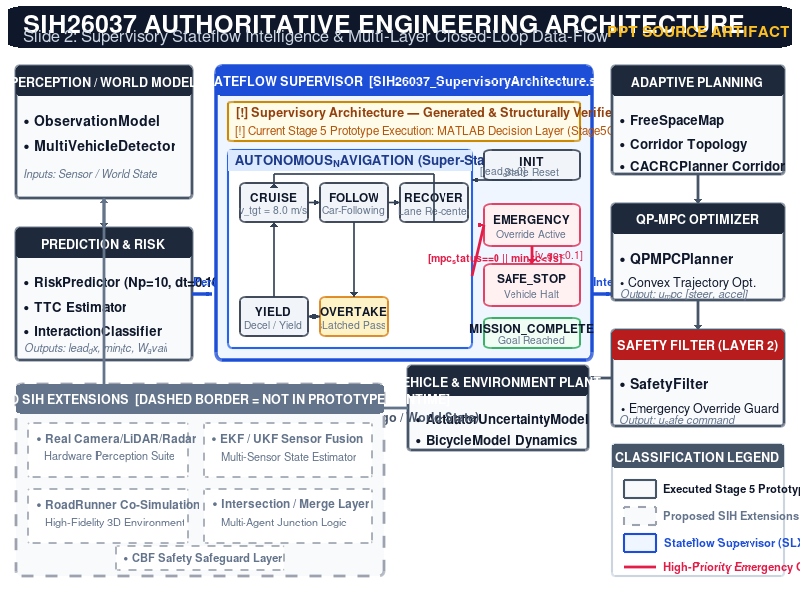
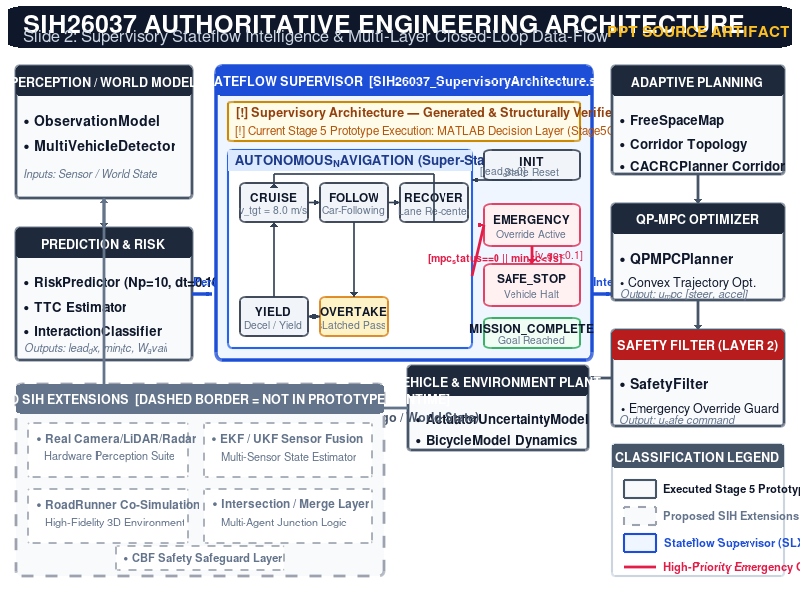
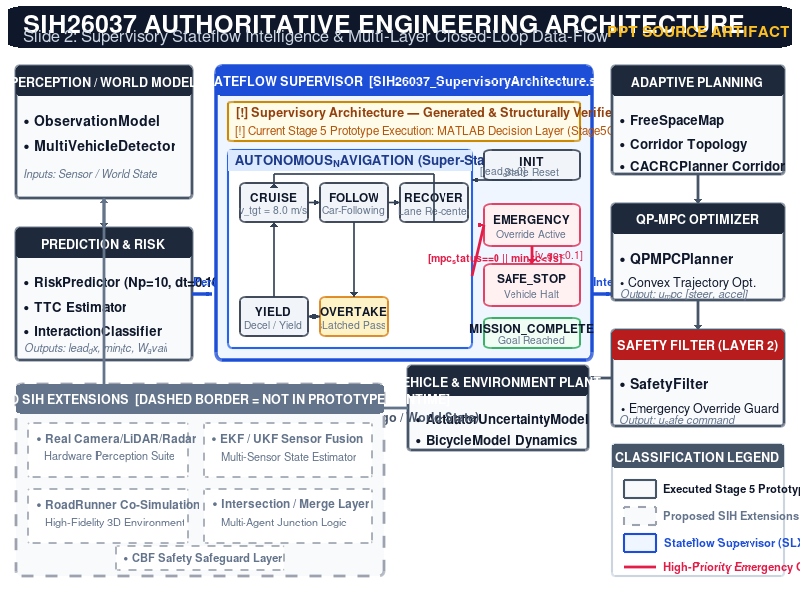

MATLAB code for these plots, in order:
function render_slide2_architecture()
    % RENDER_SLIDE2_ARCHITECTURE Generates Slide 2 Engineering Architecture Artifacts
    %
    % Creates high-resolution SVG, PDF, and 300 DPI PNG diagrams of the
    % SIH26037 Supervisory Architecture and Closed-Loop Data-Flow.
    
    fprintf('=== Generating Slide 2 Architecture Engineering Diagram ===\n');
    
    % Set up figure (16:9 Landscape aspect ratio)
    fig = figure('Visible', 'off', 'Color', [1 1 1], 'Units', 'pixels', 'Position', [100 100 1920 1080]);
    ax = axes('Parent', fig, 'Position', [0 0 1 1], 'XLim', [0 100], 'YLim', [0 100]);
    hold(ax, 'on');
    axis(ax, 'off');
    
    % Color Palette Definitions
    c_navy       = [15 23 42] / 255;    % #0F172A - Primary dark navy header
    c_blue_bg    = [239 246 255] / 255; % #EFF6FF - Stateflow background fill
    c_blue_border= [29 78 216] / 255;  % #1D4ED8 - Stateflow primary border
    c_slate_bg   = [248 250 252] / 255; % #F8FAFC - Subsystem background fill
    c_slate_border=[71 85 105] / 255;   % #475569 - Solid subsystem border
    c_state_bg   = [255 255 255] / 255; % #FFFFFF - State card fill
    c_state_border=[30 41 59] / 255;    % #1E293B - State card border
    c_red_border = [225 29 72] / 255;   % #E11D48 - Emergency state border
    c_red_bg     = [255 241 242] / 255; % #FFF1F2 - Emergency fill
    c_green_bg   = [240 253 244] / 255; % #F0FDF4 - Complete fill
    c_green_border=[22 163 74] / 255;   % #16A34A - Complete border
    c_yellow_bg  = [254 252 232] / 255; % #FEFCE8 - Callout fill
    c_yellow_bdr = [202 138 4] / 255;   % #CA8A04 - Callout border
    c_prop_bg    = [249 250 251] / 255; % #F9FAFB - Proposed fill
    c_prop_border= [156 163 175] / 255; % #9CA3AF - Proposed dashed border
    c_text_dark  = [15 23 42] / 255;    % #0F172A
    c_text_muted = [100 116 139] / 255; % #64748B
    
    % -------------------------------------------------------------------------
    % 1. TOP HEADER BANNER
    % -------------------------------------------------------------------------
    rectangle('Position', [1 92 98 7], 'FaceColor', c_navy, 'EdgeColor', 'none', 'Curvature', [0.05 0.2]);
    text(3, 96.2, 'SIH26037 AUTHORITATIVE ENGINEERING ARCHITECTURE', 'FontSize', 18, 'FontWeight', 'bold', 'Color', [1 1 1], 'Interpreter', 'none');
    text(3, 93.8, 'Slide 2: Supervisory Stateflow Intelligence & Multi-Layer Closed-Loop Data-Flow', 'FontSize', 12, 'Color', [203 213 225]/255, 'Interpreter', 'none');
    text(76, 95.0, 'PPT SOURCE ARTIFACT', 'FontSize', 11, 'FontWeight', 'bold', 'Color', [251 191 36]/255, 'Interpreter', 'none');

    % -------------------------------------------------------------------------
    % 2. LEFT SIDE PIPELINE: PERCEPTION & PREDICTION (Solid Border)
    % -------------------------------------------------------------------------
    % Perception Block
    draw_box(2, 67, 22, 22, c_slate_bg, c_slate_border, 2, '-');
    draw_header_bar(2, 84, 22, 5, [30 41 59]/255, 'PERCEPTION / WORLD MODEL');
    text(3, 80, '\bullet ObservationModel', 'FontSize', 10, 'FontWeight', 'bold', 'Color', c_text_dark);
    text(3, 76, '\bullet MultiVehicleDetector', 'FontSize', 10, 'FontWeight', 'bold', 'Color', c_text_dark);
    text(3, 71, 'Inputs: Sensor / World State', 'FontSize', 8, 'FontAngle', 'italic', 'Color', c_text_muted);

    % Arrow: Perception -> Prediction
    draw_arrow([13 13], [67 62], c_slate_border, 2, 'down');

    % Prediction Block
    draw_box(2, 40, 22, 22, c_slate_bg, c_slate_border, 2, '-');
    draw_header_bar(2, 57, 22, 5, [30 41 59]/255, 'PREDICTION & RISK');
    text(3, 53, '\bullet RiskPredictor (Np=10, dt=0.10s)', 'FontSize', 9.5, 'FontWeight', 'bold', 'Color', c_text_dark);
    text(3, 49, '\bullet TTC Estimator', 'FontSize', 9.5, 'FontWeight', 'bold', 'Color', c_text_dark);
    text(3, 45, '\bullet InteractionClassifier', 'FontSize', 9.5, 'FontWeight', 'bold', 'Color', c_text_dark);
    text(3, 42, 'Outputs: lead_dx, min_ttc, W_avail', 'FontSize', 8, 'FontAngle', 'italic', 'Color', c_text_muted);

    % Arrow: Prediction -> Stateflow
    draw_arrow([24 26.5], [51 51], c_blue_border, 2.5, 'right');
    text(24.2, 53, 'Perception/Risk Data', 'FontSize', 8, 'FontWeight', 'bold', 'Color', c_blue_border);

    % -------------------------------------------------------------------------
    % 3. CENTERPIECE: STATEFLOW SUPERVISORY ARCHITECTURE (Solid Border)
    % -------------------------------------------------------------------------
    draw_box(27, 40, 47, 49, c_blue_bg, c_blue_border, 2.5, '-');
    draw_header_bar(27, 84, 47, 5, c_blue_border, 'STATEFLOW SUPERVISOR  [SIH26037_SupervisoryArchitecture.slx]');

    % Callout Annotation Box (Important Disclaimer)
    draw_box(28.5, 76.5, 44, 6.5, c_yellow_bg, c_yellow_bdr, 1.5, '-');
    text(29.5, 81.2, '[!] Supervisory Architecture — Generated & Structurally Verified in SLX', 'FontSize', 9, 'FontWeight', 'bold', 'Color', [146 64 14]/255);
    text(29.5, 78.2, '[!] Current Stage 5 Prototype Execution: MATLAB Decision Layer (Stage5CoordinationController.m)', 'FontSize', 8.5, 'Color', [180 83 9]/255);

    % Super-State: AUTONOMOUS_NAVIGATION
    draw_box(28.5, 42, 30.5, 33, [255 255 255]/255, [37 99 235]/255, 1.5, '-');
    rectangle('Position', [28.5 71.5 30.5 3.5], 'FaceColor', [219 234 254]/255, 'EdgeColor', 'none');
    text(29.5, 73.2, 'AUTONOMOUS_NAVIGATION (Super-State)', 'FontSize', 9.5, 'FontWeight', 'bold', 'Color', [30 58 138]/255);

    % Sub-States inside AUTONOMOUS_NAVIGATION
    % CRUISE
    draw_state_card(30, 63, 8.5, 6.5, 'CRUISE', 'v_tgt = 8.0 m/s', [241 245 249]/255, c_state_border);
    % FOLLOW
    draw_state_card(40, 63, 8.5, 6.5, 'FOLLOW', 'Car-Following', [241 245 249]/255, c_state_border);
    % RECOVER
    draw_state_card(50, 63, 8.5, 6.5, 'RECOVER', 'Lane Re-center', [241 245 249]/255, c_state_border);
    % YIELD
    draw_state_card(30, 44, 8.5, 6.5, 'YIELD', 'Decel / Yield', [241 245 249]/255, c_state_border);
    % OVERTAKE
    draw_state_card(40, 44, 8.5, 6.5, 'OVERTAKE', 'Latched Pass', [254 243 199]/255, [217 119 6]/255);

    % Inner Sub-State Transitions
    draw_arrow([38.5 40], [66.25 66.25], [51 65 85]/255, 1.2, 'right'); % CRUISE -> FOLLOW
    draw_arrow([48.5 50], [66.25 66.25], [51 65 85]/255, 1.2, 'right'); % FOLLOW -> RECOVER (via OVERTAKE)
    draw_arrow([44.25 44.25], [63 50.5], [51 65 85]/255, 1.2, 'down');   % FOLLOW -> OVERTAKE
    draw_arrow([40 38.5], [47.25 47.25], [51 65 85]/255, 1.2, 'left');   % OVERTAKE -> YIELD (Abort)
    draw_arrow([34.25 34.25], [50.5 63], [51 65 85]/255, 1.2, 'up');     % YIELD -> CRUISE / FOLLOW
    draw_arrow([38.5 40], [47.25 47.25], [51 65 85]/255, 1.2, 'right'); % YIELD -> OVERTAKE
    draw_arrow([54.25 54.25 34.25 34.25], [63 71 71 69.5], [51 65 85]/255, 1.2, 'up'); % RECOVER -> CRUISE

    % Outside Top-Level States
    % INIT
    draw_state_card(60.5, 70, 12, 5, 'INIT', 'State Reset', [241 245 249]/255, c_state_border);
    draw_arrow([66.5 59], [70 70], [51 65 85]/255, 1.2, 'left'); text(60, 71.5, '[lead_dx>0]', 'FontSize', 7.5, 'Color', c_text_muted);

    % EMERGENCY
    draw_state_card(60.5, 59, 12, 7, 'EMERGENCY', 'Override Active', c_red_bg, c_red_border);
    % SAFE_STOP
    draw_state_card(60.5, 49, 12, 7, 'SAFE_STOP', 'Vehicle Halt', c_red_bg, c_red_border);
    % MISSION_COMPLETE
    draw_state_card(60.5, 42, 12, 5, 'MISSION_COMPLETE', 'Goal Reached', c_green_bg, c_green_border);

    % Critical Transitions
    draw_arrow([59 60.5], [54 62.5], c_red_border, 2, 'right');
    text(53.5, 57, '[mpc_status==0 || min_ttc<1s]', 'FontSize', 7.5, 'FontWeight', 'bold', 'Color', c_red_border);
    draw_arrow([66.5 66.5], [59 56], c_red_border, 2, 'down');
    text(67, 57.5, '[v_ego<0.1]', 'FontSize', 7.5, 'Color', c_red_border);

    % Arrow: Stateflow -> Adaptive Planning
    draw_arrow([74 76.5], [51 51], c_blue_border, 2.5, 'right');
    text(74.2, 53, 'Intent + Target V', 'FontSize', 8, 'FontWeight', 'bold', 'Color', c_blue_border);

    % -------------------------------------------------------------------------
    % 4. RIGHT SIDE PIPELINE: PLANNING, MPC & SAFETY (Solid Border)
    % -------------------------------------------------------------------------
    % Adaptive Planning Block
    draw_box(76.5, 71, 21.5, 18, c_slate_bg, c_slate_border, 2, '-');
    draw_header_bar(76.5, 84, 21.5, 5, [30 41 59]/255, 'ADAPTIVE PLANNING');
    text(77.5, 80, '\bullet FreeSpaceMap', 'FontSize', 9.5, 'FontWeight', 'bold', 'Color', c_text_dark);
    text(77.5, 76, '\bullet Corridor Topology', 'FontSize', 9.5, 'FontWeight', 'bold', 'Color', c_text_dark);
    text(77.5, 72.5, '\bullet CACRCPlanner Corridor', 'FontSize', 9.5, 'FontWeight', 'bold', 'Color', c_text_dark);

    % Arrow: Planning -> QP-MPC
    draw_arrow([87.25 87.25], [71 66], c_slate_border, 2, 'down');

    % QP-MPC Block
    draw_box(76.5, 50, 21.5, 16, c_slate_bg, c_slate_border, 2, '-');
    draw_header_bar(76.5, 61, 21.5, 5, [30 41 59]/255, 'QP-MPC OPTIMIZER');
    text(77.5, 57, '\bullet QPMPCPlanner', 'FontSize', 10, 'FontWeight', 'bold', 'Color', c_text_dark);
    text(77.5, 53, '\bullet Convex Trajectory Opt.', 'FontSize', 9, 'Color', c_text_dark);
    text(77.5, 51, 'Output: u_mpc [steer, accel]', 'FontSize', 8, 'FontAngle', 'italic', 'Color', c_text_muted);

    % Arrow: QP-MPC -> Safety Filter
    draw_arrow([87.25 87.25], [50 45], c_slate_border, 2, 'down');

    % Safety Filter Block
    draw_box(76.5, 29, 21.5, 16, c_slate_bg, c_slate_border, 2, '-');
    draw_header_bar(76.5, 40, 21.5, 5, [185 28 28]/255, 'SAFETY FILTER (LAYER 2)');
    text(77.5, 36, '\bullet SafetyFilter', 'FontSize', 10, 'FontWeight', 'bold', 'Color', c_text_dark);
    text(77.5, 32, '\bullet Emergency Override Guard', 'FontSize', 9, 'Color', c_text_dark);
    text(77.5, 30, 'Output: u_safe command', 'FontSize', 8, 'FontAngle', 'italic', 'Color', c_text_muted);

    % Arrow: Safety Filter -> Vehicle Plant
    draw_arrow([76.5 73.5], [37 37], c_slate_border, 2, 'left');

    % -------------------------------------------------------------------------
    % 5. BOTTOM PIPELINE: VEHICLE PLANT & CLOSED-LOOP FEEDBACK (Solid Border)
    % -------------------------------------------------------------------------
    draw_box(51, 25, 22.5, 14, c_slate_bg, c_slate_border, 2, '-');
    draw_header_bar(51, 34, 22.5, 5, [30 41 59]/255, 'VEHICLE & ENVIRONMENT PLANT');
    text(52, 30, '\bullet ActuatorUncertaintyModel', 'FontSize', 9.5, 'FontWeight', 'bold', 'Color', c_text_dark);
    text(52, 26.5, '\bullet BicycleModel Dynamics', 'FontSize', 9.5, 'FontWeight', 'bold', 'Color', c_text_dark);

    % Feedback Loop Arrow (Vehicle -> Perception)
    draw_arrow([51 13 13], [32 32 67], [100 116 139]/255, 2, 'up');
    text(24, 30.5, 'Closed-Loop State Feedback (Ego / World State)', 'FontSize', 9, 'FontWeight', 'bold', 'Color', [71 85 105]/255);

    % -------------------------------------------------------------------------
    % 6. PROPOSED SIH EXTENSIONS (Dashed Border = Not in Prototype Runtime)
    % -------------------------------------------------------------------------
    draw_box(2, 4, 46, 32, c_prop_bg, c_prop_border, 2, '--');
    draw_header_bar(2, 31, 46, 5, [100 116 139]/255, 'PROPOSED SIH EXTENSIONS  [DASHED BORDER = NOT IN PROTOTYPE RUNTIME]');

    % Extension Cards
    draw_box(3.5, 20.5, 20, 9, [255 255 255]/255, c_prop_border, 1.2, '--');
    text(4.5, 27, '\bullet Real Camera/LiDAR/Radar', 'FontSize', 8.5, 'FontWeight', 'bold', 'Color', c_text_muted);
    text(4.5, 24, '   Hardware Perception Suite', 'FontSize', 8, 'Color', c_text_muted);

    draw_box(25.5, 20.5, 21, 9, [255 255 255]/255, c_prop_border, 1.2, '--');
    text(26.5, 27, '\bullet EKF / UKF Sensor Fusion', 'FontSize', 8.5, 'FontWeight', 'bold', 'Color', c_text_muted);
    text(26.5, 24, '   Multi-Sensor State Estimator', 'FontSize', 8, 'Color', c_text_muted);

    draw_box(3.5, 9.5, 20, 9, [255 255 255]/255, c_prop_border, 1.2, '--');
    text(4.5, 16, '\bullet RoadRunner Co-Simulation', 'FontSize', 8.5, 'FontWeight', 'bold', 'Color', c_text_muted);
    text(4.5, 13, '   High-Fidelity 3D Environment', 'FontSize', 8, 'Color', c_text_muted);

    draw_box(25.5, 9.5, 21, 9, [255 255 255]/255, c_prop_border, 1.2, '--');
    text(26.5, 16, '\bullet Intersection / Merge Layer', 'FontSize', 8.5, 'FontWeight', 'bold', 'Color', c_text_muted);
    text(26.5, 13, '   Multi-Agent Junction Logic', 'FontSize', 8, 'Color', c_text_muted);

    draw_box(14.5, 5, 21, 4, [255 255 255]/255, c_prop_border, 1.2, '--');
    text(15.5, 7, '\bullet CBF Safety Safeguard Layer', 'FontSize', 8, 'FontWeight', 'bold', 'Color', c_text_muted);

    % -------------------------------------------------------------------------
    % 7. ARCHITECTURAL CLASSIFICATION LEGEND (Bottom Right)
    % -------------------------------------------------------------------------
    draw_box(76.5, 4, 21.5, 22, [255 255 255]/255, [203 213 225]/255, 1.5, '-');
    draw_header_bar(76.5, 22, 21.5, 4, [71 85 105]/255, 'CLASSIFICATION LEGEND');

    % Legend Items
    % Solid Box
    rectangle('Position', [78 17 4 3], 'FaceColor', c_slate_bg, 'EdgeColor', c_slate_border, 'LineWidth', 1.5, 'LineStyle', '-');
    text(83, 18.5, 'Executed Stage 5 Prototype (MATLAB)', 'FontSize', 8, 'FontWeight', 'bold', 'Color', c_text_dark);

    % Dashed Box
    rectangle('Position', [78 12.5 4 3], 'FaceColor', c_prop_bg, 'EdgeColor', c_prop_border, 'LineWidth', 1.5, 'LineStyle', '--');
    text(83, 14, 'Proposed SIH Extensions (Conceptual)', 'FontSize', 8, 'FontWeight', 'bold', 'Color', c_text_muted);

    % Blue Box
    rectangle('Position', [78 8 4 3], 'FaceColor', c_blue_bg, 'EdgeColor', c_blue_border, 'LineWidth', 1.5, 'LineStyle', '-');
    text(83, 9.5, 'Stateflow Supervisor (SLX Verified)', 'FontSize', 8, 'FontWeight', 'bold', 'Color', c_blue_border);

    % Red Line
    plot([78 82], [5.5 5.5], 'Color', c_red_border, 'LineWidth', 2);
    text(83, 5.5, 'High-Priority Emergency Override', 'FontSize', 8, 'FontWeight', 'bold', 'Color', c_red_border);

    % -------------------------------------------------------------------------
    % EXPORT HIGH-RESOLUTION ARTIFACTS
    % -------------------------------------------------------------------------
    output_dir = fullfile(pwd, 'artifacts');
    if ~exist(output_dir, 'dir')
        mkdir(output_dir);
    end

    png_path = fullfile(output_dir, 'SIH26037_Slide2_Architecture.png');
    svg_path = fullfile(output_dir, 'SIH26037_Slide2_Architecture.svg');
    pdf_path = fullfile(output_dir, 'SIH26037_Slide2_Architecture.pdf');

    % Export PNG at 300 DPI
    print(fig, png_path, '-dpng', '-r300');
    fprintf('SUCCESS: Exported 300 DPI PNG to: %s\n', png_path);

    % Export SVG
    try
        print(fig, svg_path, '-dsvg');
        fprintf('SUCCESS: Exported SVG to: %s\n', svg_path);
    catch ME
        fprintf('WARNING: SVG export via print failed: %s\n', ME.message);
    end

    % Export PDF (Vector format)
    try
        exportgraphics(fig, pdf_path, 'ContentType', 'vector');
        fprintf('SUCCESS: Exported Vector PDF to: %s\n', pdf_path);
    catch ME
        fprintf('WARNING: PDF export failed: %s\n', ME.message);
    end

    close(fig);
    fprintf('=== Architecture Diagram Generation Complete ===\n');
end

% -----------------------------------------------------------------------------
% HELPER GRAPHICS FUNCTIONS
% -----------------------------------------------------------------------------
function draw_box(x, y, w, h, bg_color, border_color, lw, style)
    rectangle('Position', [x y w h], 'FaceColor', bg_color, 'EdgeColor', border_color, ...
              'LineWidth', lw, 'LineStyle', style, 'Curvature', [0.03 0.05]);
end

function draw_header_bar(x, y, w, h, bg_color, title_str)
    rectangle('Position', [x y w h], 'FaceColor', bg_color, 'EdgeColor', 'none', 'Curvature', [0.05 0.2]);
    text(x + w/2, y + h/2, title_str, 'FontSize', 9, 'FontWeight', 'bold', ...
         'Color', [1 1 1], 'HorizontalAlignment', 'center', 'VerticalAlignment', 'middle', 'Interpreter', 'none');
end

function draw_state_card(x, y, w, h, title_str, sub_str, bg_color, border_color)
    rectangle('Position', [x y w h], 'FaceColor', bg_color, 'EdgeColor', border_color, ...
              'LineWidth', 1.2, 'Curvature', [0.15 0.2]);
    text(x + w/2, y + h*0.65, title_str, 'FontSize', 8.5, 'FontWeight', 'bold', ...
         'Color', [15 23 42]/255, 'HorizontalAlignment', 'center', 'Interpreter', 'none');
    text(x + w/2, y + h*0.30, sub_str, 'FontSize', 7.5, 'Color', [100 116 139]/255, ...
         'HorizontalAlignment', 'center', 'Interpreter', 'none');
end

function draw_arrow(x_vec, y_vec, color_rgb, lw, head_dir)
    plot(x_vec, y_vec, 'Color', color_rgb, 'LineWidth', lw);
    x_end = x_vec(end);
    y_end = y_vec(end);
    
    % Draw arrowhead based on direction
    sz = 0.8;
    switch head_dir
        case 'right'
            patch([x_end x_end-sz x_end-sz], [y_end y_end+sz*0.6 y_end-sz*0.6], color_rgb, 'EdgeColor', 'none');
        case 'left'
            patch([x_end x_end+sz x_end+sz], [y_end y_end+sz*0.6 y_end-sz*0.6], color_rgb, 'EdgeColor', 'none');
        case 'down'
            patch([x_end x_end+sz*0.6 x_end-sz*0.6], [y_end y_end+sz y_end+sz], color_rgb, 'EdgeColor', 'none');
        case 'up'
            patch([x_end x_end+sz*0.6 x_end-sz*0.6], [y_end y_end-sz y_end-sz], color_rgb, 'EdgeColor', 'none');
    end
end
